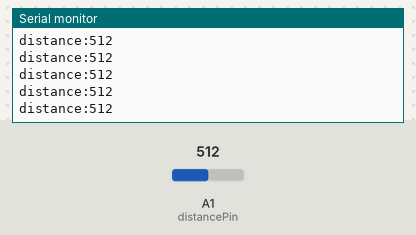
Recording of a sketch running on a simulated Arduino Uno, built with avr-gcc and run on an emulated ATmega328P. Parts: the last lines printed to the serial monitor. Inputs (shaded band) come from the test bench; at power-on: A1 (distancePin) = 512.

Above: at 8.7 s.
8.8 s: A1 (distancePin) set to 983
At 9.6 s:
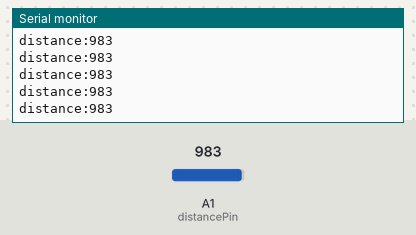
10.3 s: A1 (distancePin) set to 1006
At 11.4 s:
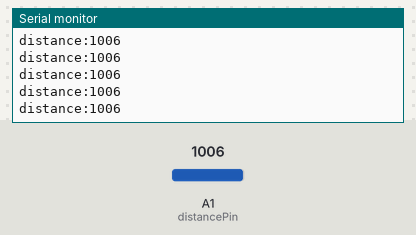
Timing chart, 0 to 13.3 s (numbered marks = the images above; inputs shaded):
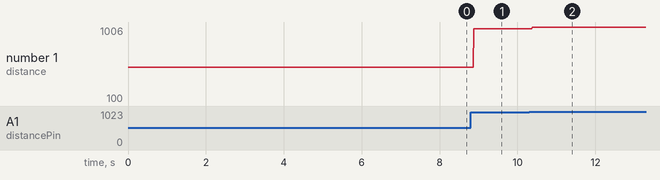

Measured:
- after the input at 8.8 s, the serial monitor: prints a new line after 0.08 s (image 1)
- after the input at 10.3 s, the serial monitor: prints a new line after 0.08 s (image 2)
- plotted number 1: 512 → 983 after the input at 8.8 s, 983 → 100 after the input at 10.3 s

The sketch:

Infraredtest.ino
```cpp
// (licence header left out)
const int distancePin = A1;
int dl;
void setup()
{
  Serial.begin(9600);
  pinMode(distancePin, INPUT);
}

void loop()
{
  dl = analogRead(distancePin);
  Serial.print("distance:");
  Serial.println(dl);
}
```
